Frame 1 (no input): blank canvas, image omitted
Frame 60 (no input): blank canvas, image omitted
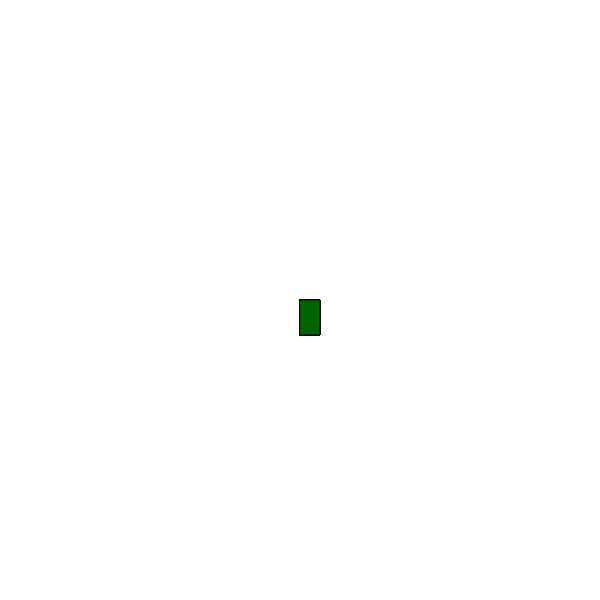
Frame 120 (the mouse pressed at the canvas centre since frame 60)

The p5.js sketch whose frames 1 and 60 were blank and that drew this single picture after the mouse press (run headless with seeded random() and noise() and a simulated clock; from frame 60 on, the mouse is pressed at the canvas centre):

// p5.js sketch
// ── sketch.js
function setup() {
    createCanvas(600, 600);
    background("white");
  }
  
  function draw() {
    
    stroke("black");
    fill("darkgreen");
    
    // console.log(mouseIsPressed);
    
    if(mouseIsPressed){
      rect(mouseX, mouseY, 20, 35);
    }
  }
